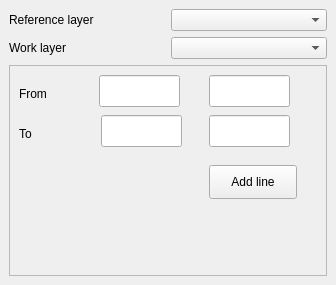
<?xml version="1.0" encoding="UTF-8"?>
<ui version="4.0">
 <class>localCoordinateDigitizerDockWidgetBase</class>
 <widget class="QDockWidget" name="localCoordinateDigitizerDockWidgetBase">
  <property name="geometry">
   <rect>
    <x>0</x>
    <y>0</y>
    <width>336</width>
    <height>285</height>
   </rect>
  </property>
  <property name="windowTitle">
   <string>Digitize &amp;local coordinates</string>
  </property>
  <widget class="QWidget" name="dockWidgetContents">
   <layout class="QGridLayout" name="gridLayout">
    <item row="1" column="0">
     <widget class="QLabel" name="label_2">
      <property name="text">
       <string>Work layer</string>
      </property>
     </widget>
    </item>
    <item row="0" column="0">
     <widget class="QLabel" name="label">
      <property name="text">
       <string>Reference layer</string>
      </property>
     </widget>
    </item>
    <item row="0" column="1">
     <widget class="QgsMapLayerComboBox" name="mlReference">
      <property name="showCrs">
       <bool>true</bool>
      </property>
     </widget>
    </item>
    <item row="1" column="1">
     <widget class="QgsMapLayerComboBox" name="mlWork">
      <property name="showCrs">
       <bool>true</bool>
      </property>
     </widget>
    </item>
    <item row="2" column="0" colspan="2">
     <widget class="QFrame" name="frame">
      <property name="frameShape">
       <enum>QFrame::StyledPanel</enum>
      </property>
      <property name="frameShadow">
       <enum>QFrame::Raised</enum>
      </property>
      <widget class="QLabel" name="label_3">
       <property name="geometry">
        <rect>
         <x>10</x>
         <y>20</y>
         <width>58</width>
         <height>18</height>
        </rect>
       </property>
       <property name="text">
        <string>From</string>
       </property>
      </widget>
      <widget class="QLabel" name="label_4">
       <property name="geometry">
        <rect>
         <x>10</x>
         <y>60</y>
         <width>58</width>
         <height>18</height>
        </rect>
       </property>
       <property name="text">
        <string>To</string>
       </property>
      </widget>
      <widget class="QLineEdit" name="lefromX">
       <property name="geometry">
        <rect>
         <x>90</x>
         <y>10</y>
         <width>81</width>
         <height>32</height>
        </rect>
       </property>
      </widget>
      <widget class="QLineEdit" name="lefromY">
       <property name="geometry">
        <rect>
         <x>200</x>
         <y>10</y>
         <width>81</width>
         <height>32</height>
        </rect>
       </property>
      </widget>
      <widget class="QLineEdit" name="letoX">
       <property name="geometry">
        <rect>
         <x>92</x>
         <y>50</y>
         <width>81</width>
         <height>32</height>
        </rect>
       </property>
      </widget>
      <widget class="QLineEdit" name="letoY">
       <property name="geometry">
        <rect>
         <x>200</x>
         <y>50</y>
         <width>81</width>
         <height>32</height>
        </rect>
       </property>
      </widget>
      <widget class="QPushButton" name="pbAddLine">
       <property name="geometry">
        <rect>
         <x>200</x>
         <y>100</y>
         <width>88</width>
         <height>34</height>
        </rect>
       </property>
       <property name="text">
        <string>Add line</string>
       </property>
      </widget>
     </widget>
    </item>
   </layout>
  </widget>
 </widget>
 <customwidgets>
  <customwidget>
   <class>QgsMapLayerComboBox</class>
   <extends>QComboBox</extends>
   <header>qgsmaplayercombobox.h</header>
  </customwidget>
 </customwidgets>
 <includes>
  <include location="local">qgis.gui</include>
 </includes>
 <resources/>
 <connections/>
</ui>
